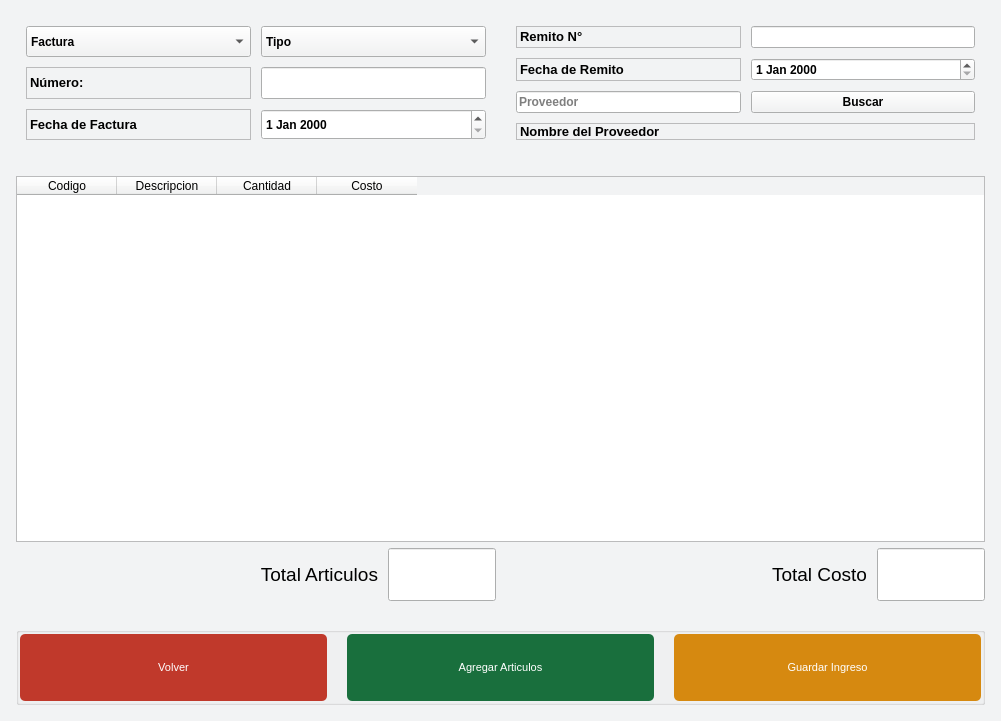
<?xml version="1.0" encoding="UTF-8"?>
<ui version="4.0">
 <class>Form</class>
 <widget class="QWidget" name="Form">
  <property name="geometry">
   <rect>
    <x>0</x>
    <y>0</y>
    <width>1001</width>
    <height>721</height>
   </rect>
  </property>
  <property name="palette">
   <palette>
    <active>
     <colorrole role="WindowText">
      <brush brushstyle="SolidPattern">
       <color alpha="255">
        <red>0</red>
        <green>0</green>
        <blue>0</blue>
       </color>
      </brush>
     </colorrole>
     <colorrole role="Button">
      <brush brushstyle="SolidPattern">
       <color alpha="255">
        <red>242</red>
        <green>243</green>
        <blue>244</blue>
       </color>
      </brush>
     </colorrole>
     <colorrole role="Light">
      <brush brushstyle="SolidPattern">
       <color alpha="255">
        <red>255</red>
        <green>255</green>
        <blue>255</blue>
       </color>
      </brush>
     </colorrole>
     <colorrole role="Midlight">
      <brush brushstyle="SolidPattern">
       <color alpha="255">
        <red>248</red>
        <green>249</green>
        <blue>249</blue>
       </color>
      </brush>
     </colorrole>
     <colorrole role="Dark">
      <brush brushstyle="SolidPattern">
       <color alpha="255">
        <red>121</red>
        <green>121</green>
        <blue>122</blue>
       </color>
      </brush>
     </colorrole>
     <colorrole role="Mid">
      <brush brushstyle="SolidPattern">
       <color alpha="255">
        <red>161</red>
        <green>162</green>
        <blue>163</blue>
       </color>
      </brush>
     </colorrole>
     <colorrole role="Text">
      <brush brushstyle="SolidPattern">
       <color alpha="255">
        <red>0</red>
        <green>0</green>
        <blue>0</blue>
       </color>
      </brush>
     </colorrole>
     <colorrole role="BrightText">
      <brush brushstyle="SolidPattern">
       <color alpha="255">
        <red>255</red>
        <green>255</green>
        <blue>255</blue>
       </color>
      </brush>
     </colorrole>
     <colorrole role="ButtonText">
      <brush brushstyle="SolidPattern">
       <color alpha="255">
        <red>0</red>
        <green>0</green>
        <blue>0</blue>
       </color>
      </brush>
     </colorrole>
     <colorrole role="Base">
      <brush brushstyle="SolidPattern">
       <color alpha="255">
        <red>255</red>
        <green>255</green>
        <blue>255</blue>
       </color>
      </brush>
     </colorrole>
     <colorrole role="Window">
      <brush brushstyle="SolidPattern">
       <color alpha="255">
        <red>242</red>
        <green>243</green>
        <blue>244</blue>
       </color>
      </brush>
     </colorrole>
     <colorrole role="Shadow">
      <brush brushstyle="SolidPattern">
       <color alpha="255">
        <red>0</red>
        <green>0</green>
        <blue>0</blue>
       </color>
      </brush>
     </colorrole>
     <colorrole role="AlternateBase">
      <brush brushstyle="SolidPattern">
       <color alpha="255">
        <red>248</red>
        <green>249</green>
        <blue>249</blue>
       </color>
      </brush>
     </colorrole>
     <colorrole role="ToolTipBase">
      <brush brushstyle="SolidPattern">
       <color alpha="255">
        <red>255</red>
        <green>255</green>
        <blue>220</blue>
       </color>
      </brush>
     </colorrole>
     <colorrole role="ToolTipText">
      <brush brushstyle="SolidPattern">
       <color alpha="255">
        <red>0</red>
        <green>0</green>
        <blue>0</blue>
       </color>
      </brush>
     </colorrole>
    </active>
    <inactive>
     <colorrole role="WindowText">
      <brush brushstyle="SolidPattern">
       <color alpha="255">
        <red>0</red>
        <green>0</green>
        <blue>0</blue>
       </color>
      </brush>
     </colorrole>
     <colorrole role="Button">
      <brush brushstyle="SolidPattern">
       <color alpha="255">
        <red>242</red>
        <green>243</green>
        <blue>244</blue>
       </color>
      </brush>
     </colorrole>
     <colorrole role="Light">
      <brush brushstyle="SolidPattern">
       <color alpha="255">
        <red>255</red>
        <green>255</green>
        <blue>255</blue>
       </color>
      </brush>
     </colorrole>
     <colorrole role="Midlight">
      <brush brushstyle="SolidPattern">
       <color alpha="255">
        <red>248</red>
        <green>249</green>
        <blue>249</blue>
       </color>
      </brush>
     </colorrole>
     <colorrole role="Dark">
      <brush brushstyle="SolidPattern">
       <color alpha="255">
        <red>121</red>
        <green>121</green>
        <blue>122</blue>
       </color>
      </brush>
     </colorrole>
     <colorrole role="Mid">
      <brush brushstyle="SolidPattern">
       <color alpha="255">
        <red>161</red>
        <green>162</green>
        <blue>163</blue>
       </color>
      </brush>
     </colorrole>
     <colorrole role="Text">
      <brush brushstyle="SolidPattern">
       <color alpha="255">
        <red>0</red>
        <green>0</green>
        <blue>0</blue>
       </color>
      </brush>
     </colorrole>
     <colorrole role="BrightText">
      <brush brushstyle="SolidPattern">
       <color alpha="255">
        <red>255</red>
        <green>255</green>
        <blue>255</blue>
       </color>
      </brush>
     </colorrole>
     <colorrole role="ButtonText">
      <brush brushstyle="SolidPattern">
       <color alpha="255">
        <red>0</red>
        <green>0</green>
        <blue>0</blue>
       </color>
      </brush>
     </colorrole>
     <colorrole role="Base">
      <brush brushstyle="SolidPattern">
       <color alpha="255">
        <red>255</red>
        <green>255</green>
        <blue>255</blue>
       </color>
      </brush>
     </colorrole>
     <colorrole role="Window">
      <brush brushstyle="SolidPattern">
       <color alpha="255">
        <red>242</red>
        <green>243</green>
        <blue>244</blue>
       </color>
      </brush>
     </colorrole>
     <colorrole role="Shadow">
      <brush brushstyle="SolidPattern">
       <color alpha="255">
        <red>0</red>
        <green>0</green>
        <blue>0</blue>
       </color>
      </brush>
     </colorrole>
     <colorrole role="AlternateBase">
      <brush brushstyle="SolidPattern">
       <color alpha="255">
        <red>248</red>
        <green>249</green>
        <blue>249</blue>
       </color>
      </brush>
     </colorrole>
     <colorrole role="ToolTipBase">
      <brush brushstyle="SolidPattern">
       <color alpha="255">
        <red>255</red>
        <green>255</green>
        <blue>220</blue>
       </color>
      </brush>
     </colorrole>
     <colorrole role="ToolTipText">
      <brush brushstyle="SolidPattern">
       <color alpha="255">
        <red>0</red>
        <green>0</green>
        <blue>0</blue>
       </color>
      </brush>
     </colorrole>
    </inactive>
    <disabled>
     <colorrole role="WindowText">
      <brush brushstyle="SolidPattern">
       <color alpha="255">
        <red>121</red>
        <green>121</green>
        <blue>122</blue>
       </color>
      </brush>
     </colorrole>
     <colorrole role="Button">
      <brush brushstyle="SolidPattern">
       <color alpha="255">
        <red>242</red>
        <green>243</green>
        <blue>244</blue>
       </color>
      </brush>
     </colorrole>
     <colorrole role="Light">
      <brush brushstyle="SolidPattern">
       <color alpha="255">
        <red>255</red>
        <green>255</green>
        <blue>255</blue>
       </color>
      </brush>
     </colorrole>
     <colorrole role="Midlight">
      <brush brushstyle="SolidPattern">
       <color alpha="255">
        <red>248</red>
        <green>249</green>
        <blue>249</blue>
       </color>
      </brush>
     </colorrole>
     <colorrole role="Dark">
      <brush brushstyle="SolidPattern">
       <color alpha="255">
        <red>121</red>
        <green>121</green>
        <blue>122</blue>
       </color>
      </brush>
     </colorrole>
     <colorrole role="Mid">
      <brush brushstyle="SolidPattern">
       <color alpha="255">
        <red>161</red>
        <green>162</green>
        <blue>163</blue>
       </color>
      </brush>
     </colorrole>
     <colorrole role="Text">
      <brush brushstyle="SolidPattern">
       <color alpha="255">
        <red>121</red>
        <green>121</green>
        <blue>122</blue>
       </color>
      </brush>
     </colorrole>
     <colorrole role="BrightText">
      <brush brushstyle="SolidPattern">
       <color alpha="255">
        <red>255</red>
        <green>255</green>
        <blue>255</blue>
       </color>
      </brush>
     </colorrole>
     <colorrole role="ButtonText">
      <brush brushstyle="SolidPattern">
       <color alpha="255">
        <red>121</red>
        <green>121</green>
        <blue>122</blue>
       </color>
      </brush>
     </colorrole>
     <colorrole role="Base">
      <brush brushstyle="SolidPattern">
       <color alpha="255">
        <red>242</red>
        <green>243</green>
        <blue>244</blue>
       </color>
      </brush>
     </colorrole>
     <colorrole role="Window">
      <brush brushstyle="SolidPattern">
       <color alpha="255">
        <red>242</red>
        <green>243</green>
        <blue>244</blue>
       </color>
      </brush>
     </colorrole>
     <colorrole role="Shadow">
      <brush brushstyle="SolidPattern">
       <color alpha="255">
        <red>0</red>
        <green>0</green>
        <blue>0</blue>
       </color>
      </brush>
     </colorrole>
     <colorrole role="AlternateBase">
      <brush brushstyle="SolidPattern">
       <color alpha="255">
        <red>242</red>
        <green>243</green>
        <blue>244</blue>
       </color>
      </brush>
     </colorrole>
     <colorrole role="ToolTipBase">
      <brush brushstyle="SolidPattern">
       <color alpha="255">
        <red>255</red>
        <green>255</green>
        <blue>220</blue>
       </color>
      </brush>
     </colorrole>
     <colorrole role="ToolTipText">
      <brush brushstyle="SolidPattern">
       <color alpha="255">
        <red>0</red>
        <green>0</green>
        <blue>0</blue>
       </color>
      </brush>
     </colorrole>
    </disabled>
   </palette>
  </property>
  <property name="windowTitle">
   <string>Form</string>
  </property>
  <layout class="QGridLayout" name="gridLayout_2">
   <item row="0" column="0">
    <layout class="QGridLayout" name="gridLayout_5" rowstretch="10,1,70,10,0,15">
     <property name="leftMargin">
      <number>5</number>
     </property>
     <property name="topMargin">
      <number>5</number>
     </property>
     <property name="rightMargin">
      <number>5</number>
     </property>
     <property name="bottomMargin">
      <number>5</number>
     </property>
     <property name="horizontalSpacing">
      <number>10</number>
     </property>
     <item row="4" column="0" colspan="4">
      <spacer name="horizontalSpacer">
       <property name="orientation">
        <enum>Qt::Horizontal</enum>
       </property>
       <property name="sizeHint" stdset="0">
        <size>
         <width>40</width>
         <height>20</height>
        </size>
       </property>
      </spacer>
     </item>
     <item row="5" column="0" colspan="4">
      <widget class="QGroupBox" name="groupBox">
       <property name="title">
        <string/>
       </property>
       <layout class="QGridLayout" name="gridLayout">
        <property name="leftMargin">
         <number>1</number>
        </property>
        <property name="topMargin">
         <number>1</number>
        </property>
        <property name="rightMargin">
         <number>1</number>
        </property>
        <property name="bottomMargin">
         <number>1</number>
        </property>
        <property name="horizontalSpacing">
         <number>20</number>
        </property>
        <item row="0" column="0">
         <widget class="QPushButton" name="btn_volver">
          <property name="sizePolicy">
           <sizepolicy hsizetype="Expanding" vsizetype="Expanding">
            <horstretch>0</horstretch>
            <verstretch>0</verstretch>
           </sizepolicy>
          </property>
          <property name="styleSheet">
           <string notr="true">#btn_volver{
	background-color: #C0392B ;
	color: #ffffff;
	font-family: 'Ariall';
	font-size: 11px;
	border-radius: 5px;
	}

#btn_volver:hover{
	background-color: #DF013A;
	}</string>
          </property>
          <property name="text">
           <string>Volver</string>
          </property>
          <property name="icon">
           <iconset>
            <normaloff>../ico/home.ico</normaloff>../ico/home.ico</iconset>
          </property>
          <property name="iconSize">
           <size>
            <width>40</width>
            <height>40</height>
           </size>
          </property>
         </widget>
        </item>
        <item row="0" column="1">
         <widget class="QPushButton" name="btn_ingresar">
          <property name="sizePolicy">
           <sizepolicy hsizetype="Expanding" vsizetype="Expanding">
            <horstretch>0</horstretch>
            <verstretch>0</verstretch>
           </sizepolicy>
          </property>
          <property name="styleSheet">
           <string notr="true">#btn_ingresar{
	background-color: #196F3D;
	color: #ffffff;
	font-family: 'Ariall';
	font-size: 11px;
	border-radius: 5px;
	}

#btn_ingresar:hover{
	background-color: #04B431;
	}</string>
          </property>
          <property name="text">
           <string>Agregar Articulos</string>
          </property>
          <property name="icon">
           <iconset>
            <normaloff>../ico/insert_to_shopping_cart.ico</normaloff>../ico/insert_to_shopping_cart.ico</iconset>
          </property>
          <property name="iconSize">
           <size>
            <width>40</width>
            <height>40</height>
           </size>
          </property>
         </widget>
        </item>
        <item row="0" column="2">
         <widget class="QPushButton" name="btn_guardar">
          <property name="sizePolicy">
           <sizepolicy hsizetype="Expanding" vsizetype="Expanding">
            <horstretch>0</horstretch>
            <verstretch>0</verstretch>
           </sizepolicy>
          </property>
          <property name="styleSheet">
           <string notr="true">#btn_guardar{
	background-color: #D68910  ;
	color: #ffffff;
	font-family: 'Ariall';
	font-size: 11px;
	border-radius: 5px;
	}

#btn_guardar:hover{
	background-color: #F1C40F ;
	}</string>
          </property>
          <property name="text">
           <string>Guardar Ingreso</string>
          </property>
          <property name="icon">
           <iconset>
            <normaloff>../ico/save.ico</normaloff>../ico/save.ico</iconset>
          </property>
          <property name="iconSize">
           <size>
            <width>40</width>
            <height>40</height>
           </size>
          </property>
         </widget>
        </item>
       </layout>
      </widget>
     </item>
     <item row="3" column="2">
      <widget class="QLabel" name="label_2">
       <property name="font">
        <font>
         <pointsize>14</pointsize>
         <weight>50</weight>
         <bold>false</bold>
        </font>
       </property>
       <property name="text">
        <string>Total Costo</string>
       </property>
       <property name="alignment">
        <set>Qt::AlignRight|Qt::AlignTrailing|Qt::AlignVCenter</set>
       </property>
      </widget>
     </item>
     <item row="0" column="0" colspan="2">
      <layout class="QGridLayout" name="gridLayout_3">
       <property name="leftMargin">
        <number>10</number>
       </property>
       <property name="topMargin">
        <number>10</number>
       </property>
       <property name="rightMargin">
        <number>10</number>
       </property>
       <property name="bottomMargin">
        <number>10</number>
       </property>
       <property name="spacing">
        <number>10</number>
       </property>
       <item row="2" column="0">
        <widget class="QLabel" name="label_4">
         <property name="sizePolicy">
          <sizepolicy hsizetype="Expanding" vsizetype="Expanding">
           <horstretch>0</horstretch>
           <verstretch>0</verstretch>
          </sizepolicy>
         </property>
         <property name="font">
          <font>
           <family>System</family>
           <pointsize>10</pointsize>
           <weight>75</weight>
           <bold>true</bold>
          </font>
         </property>
         <property name="frameShape">
          <enum>QFrame::StyledPanel</enum>
         </property>
         <property name="frameShadow">
          <enum>QFrame::Sunken</enum>
         </property>
         <property name="text">
          <string>&lt;html&gt;&lt;head/&gt;&lt;body&gt;&lt;p&gt;Fecha de Factura&lt;/p&gt;&lt;/body&gt;&lt;/html&gt;</string>
         </property>
        </widget>
       </item>
       <item row="0" column="0">
        <widget class="QComboBox" name="comboBox">
         <property name="sizePolicy">
          <sizepolicy hsizetype="Expanding" vsizetype="Expanding">
           <horstretch>0</horstretch>
           <verstretch>0</verstretch>
          </sizepolicy>
         </property>
         <property name="font">
          <font>
           <family>System</family>
           <weight>75</weight>
           <bold>true</bold>
          </font>
         </property>
         <item>
          <property name="text">
           <string>Factura</string>
          </property>
         </item>
         <item>
          <property name="text">
           <string>Remito</string>
          </property>
         </item>
         <item>
          <property name="text">
           <string>Factura y Remito</string>
          </property>
         </item>
        </widget>
       </item>
       <item row="1" column="1">
        <widget class="QLineEdit" name="lineEdit_16">
         <property name="sizePolicy">
          <sizepolicy hsizetype="Expanding" vsizetype="Expanding">
           <horstretch>0</horstretch>
           <verstretch>0</verstretch>
          </sizepolicy>
         </property>
         <property name="font">
          <font>
           <family>System</family>
           <weight>75</weight>
           <bold>true</bold>
          </font>
         </property>
         <property name="mouseTracking">
          <bool>false</bool>
         </property>
         <property name="frame">
          <bool>true</bool>
         </property>
         <property name="placeholderText">
          <string/>
         </property>
        </widget>
       </item>
       <item row="1" column="0">
        <widget class="QLabel" name="label_20">
         <property name="sizePolicy">
          <sizepolicy hsizetype="Expanding" vsizetype="Expanding">
           <horstretch>0</horstretch>
           <verstretch>0</verstretch>
          </sizepolicy>
         </property>
         <property name="font">
          <font>
           <family>System</family>
           <pointsize>10</pointsize>
           <weight>75</weight>
           <bold>true</bold>
          </font>
         </property>
         <property name="frameShape">
          <enum>QFrame::StyledPanel</enum>
         </property>
         <property name="frameShadow">
          <enum>QFrame::Sunken</enum>
         </property>
         <property name="text">
          <string>&lt;html&gt;&lt;head/&gt;&lt;body&gt;&lt;p&gt;Número:&lt;/p&gt;&lt;/body&gt;&lt;/html&gt;</string>
         </property>
        </widget>
       </item>
       <item row="0" column="1">
        <widget class="QComboBox" name="comboBox_2">
         <property name="sizePolicy">
          <sizepolicy hsizetype="Expanding" vsizetype="Expanding">
           <horstretch>0</horstretch>
           <verstretch>0</verstretch>
          </sizepolicy>
         </property>
         <property name="font">
          <font>
           <family>System</family>
           <weight>75</weight>
           <bold>true</bold>
          </font>
         </property>
         <item>
          <property name="text">
           <string>Tipo</string>
          </property>
         </item>
         <item>
          <property name="text">
           <string>A</string>
          </property>
         </item>
         <item>
          <property name="text">
           <string>B</string>
          </property>
         </item>
         <item>
          <property name="text">
           <string>C</string>
          </property>
         </item>
         <item>
          <property name="text">
           <string>R</string>
          </property>
         </item>
        </widget>
       </item>
       <item row="2" column="1">
        <widget class="QDateEdit" name="dateEdit_7">
         <property name="sizePolicy">
          <sizepolicy hsizetype="Expanding" vsizetype="Expanding">
           <horstretch>0</horstretch>
           <verstretch>0</verstretch>
          </sizepolicy>
         </property>
         <property name="font">
          <font>
           <family>System</family>
           <weight>75</weight>
           <bold>true</bold>
          </font>
         </property>
        </widget>
       </item>
      </layout>
     </item>
     <item row="3" column="1">
      <widget class="QLineEdit" name="lineEdit">
       <property name="sizePolicy">
        <sizepolicy hsizetype="Fixed" vsizetype="Expanding">
         <horstretch>0</horstretch>
         <verstretch>0</verstretch>
        </sizepolicy>
       </property>
      </widget>
     </item>
     <item row="3" column="3">
      <widget class="QLineEdit" name="lineEdit_2">
       <property name="sizePolicy">
        <sizepolicy hsizetype="Fixed" vsizetype="Expanding">
         <horstretch>0</horstretch>
         <verstretch>0</verstretch>
        </sizepolicy>
       </property>
      </widget>
     </item>
     <item row="0" column="2" colspan="2">
      <layout class="QGridLayout" name="gridLayout_4">
       <property name="leftMargin">
        <number>10</number>
       </property>
       <property name="topMargin">
        <number>10</number>
       </property>
       <property name="rightMargin">
        <number>10</number>
       </property>
       <property name="bottomMargin">
        <number>10</number>
       </property>
       <property name="spacing">
        <number>10</number>
       </property>
       <item row="1" column="0">
        <widget class="QLabel" name="label_16">
         <property name="sizePolicy">
          <sizepolicy hsizetype="Expanding" vsizetype="Expanding">
           <horstretch>0</horstretch>
           <verstretch>0</verstretch>
          </sizepolicy>
         </property>
         <property name="font">
          <font>
           <family>System</family>
           <pointsize>10</pointsize>
           <weight>75</weight>
           <bold>true</bold>
          </font>
         </property>
         <property name="frameShape">
          <enum>QFrame::StyledPanel</enum>
         </property>
         <property name="frameShadow">
          <enum>QFrame::Sunken</enum>
         </property>
         <property name="text">
          <string>&lt;html&gt;&lt;head/&gt;&lt;body&gt;&lt;p&gt;Fecha de Remito&lt;/p&gt;&lt;/body&gt;&lt;/html&gt;</string>
         </property>
        </widget>
       </item>
       <item row="0" column="0">
        <widget class="QLabel" name="label_21">
         <property name="sizePolicy">
          <sizepolicy hsizetype="Expanding" vsizetype="Expanding">
           <horstretch>0</horstretch>
           <verstretch>0</verstretch>
          </sizepolicy>
         </property>
         <property name="font">
          <font>
           <family>System</family>
           <pointsize>10</pointsize>
           <weight>75</weight>
           <bold>true</bold>
          </font>
         </property>
         <property name="frameShape">
          <enum>QFrame::StyledPanel</enum>
         </property>
         <property name="frameShadow">
          <enum>QFrame::Sunken</enum>
         </property>
         <property name="text">
          <string>&lt;html&gt;&lt;head/&gt;&lt;body&gt;&lt;p&gt;Remito N°&lt;/p&gt;&lt;/body&gt;&lt;/html&gt;</string>
         </property>
        </widget>
       </item>
       <item row="0" column="1">
        <widget class="QLineEdit" name="lineEdit_17">
         <property name="sizePolicy">
          <sizepolicy hsizetype="Expanding" vsizetype="Expanding">
           <horstretch>0</horstretch>
           <verstretch>0</verstretch>
          </sizepolicy>
         </property>
         <property name="font">
          <font>
           <family>System</family>
           <weight>75</weight>
           <bold>true</bold>
          </font>
         </property>
         <property name="mouseTracking">
          <bool>false</bool>
         </property>
         <property name="frame">
          <bool>true</bool>
         </property>
         <property name="placeholderText">
          <string/>
         </property>
        </widget>
       </item>
       <item row="1" column="1">
        <widget class="QDateEdit" name="dateEdit_5">
         <property name="sizePolicy">
          <sizepolicy hsizetype="Expanding" vsizetype="Expanding">
           <horstretch>0</horstretch>
           <verstretch>0</verstretch>
          </sizepolicy>
         </property>
         <property name="font">
          <font>
           <family>System</family>
           <weight>75</weight>
           <bold>true</bold>
          </font>
         </property>
        </widget>
       </item>
       <item row="2" column="0">
        <widget class="QLineEdit" name="lineEdit_13">
         <property name="sizePolicy">
          <sizepolicy hsizetype="Expanding" vsizetype="Expanding">
           <horstretch>0</horstretch>
           <verstretch>0</verstretch>
          </sizepolicy>
         </property>
         <property name="font">
          <font>
           <family>System</family>
           <weight>75</weight>
           <bold>true</bold>
          </font>
         </property>
         <property name="mouseTracking">
          <bool>false</bool>
         </property>
         <property name="frame">
          <bool>true</bool>
         </property>
         <property name="placeholderText">
          <string>Proveedor</string>
         </property>
        </widget>
       </item>
       <item row="3" column="0" colspan="2">
        <widget class="QLabel" name="label_22">
         <property name="sizePolicy">
          <sizepolicy hsizetype="Expanding" vsizetype="Expanding">
           <horstretch>0</horstretch>
           <verstretch>0</verstretch>
          </sizepolicy>
         </property>
         <property name="font">
          <font>
           <family>System</family>
           <pointsize>10</pointsize>
           <weight>75</weight>
           <bold>true</bold>
          </font>
         </property>
         <property name="frameShape">
          <enum>QFrame::StyledPanel</enum>
         </property>
         <property name="frameShadow">
          <enum>QFrame::Sunken</enum>
         </property>
         <property name="text">
          <string>&lt;html&gt;&lt;head/&gt;&lt;body&gt;&lt;p&gt;Nombre del Proveedor&lt;/p&gt;&lt;/body&gt;&lt;/html&gt;</string>
         </property>
        </widget>
       </item>
       <item row="2" column="1">
        <widget class="QPushButton" name="pushButton_8">
         <property name="sizePolicy">
          <sizepolicy hsizetype="Expanding" vsizetype="Expanding">
           <horstretch>0</horstretch>
           <verstretch>0</verstretch>
          </sizepolicy>
         </property>
         <property name="font">
          <font>
           <family>System</family>
           <weight>75</weight>
           <bold>true</bold>
          </font>
         </property>
         <property name="text">
          <string>Buscar</string>
         </property>
         <property name="icon">
          <iconset>
           <normaloff>C:/Users/Tesoreria/.designer/backup/ico/search.png</normaloff>C:/Users/Tesoreria/.designer/backup/ico/search.png</iconset>
         </property>
         <property name="iconSize">
          <size>
           <width>25</width>
           <height>25</height>
          </size>
         </property>
        </widget>
       </item>
      </layout>
     </item>
     <item row="3" column="0">
      <widget class="QLabel" name="label">
       <property name="font">
        <font>
         <pointsize>14</pointsize>
         <weight>50</weight>
         <bold>false</bold>
        </font>
       </property>
       <property name="text">
        <string>Total Articulos</string>
       </property>
       <property name="alignment">
        <set>Qt::AlignRight|Qt::AlignTrailing|Qt::AlignVCenter</set>
       </property>
      </widget>
     </item>
     <item row="2" column="0" colspan="4">
      <widget class="QTableWidget" name="tableWidget">
       <column>
        <property name="text">
         <string>Codigo</string>
        </property>
       </column>
       <column>
        <property name="text">
         <string>Descripcion</string>
        </property>
       </column>
       <column>
        <property name="text">
         <string>Cantidad</string>
        </property>
       </column>
       <column>
        <property name="text">
         <string>Costo</string>
        </property>
       </column>
      </widget>
     </item>
     <item row="1" column="0" colspan="4">
      <spacer name="horizontalSpacer_2">
       <property name="orientation">
        <enum>Qt::Horizontal</enum>
       </property>
       <property name="sizeHint" stdset="0">
        <size>
         <width>40</width>
         <height>20</height>
        </size>
       </property>
      </spacer>
     </item>
    </layout>
   </item>
  </layout>
 </widget>
 <resources/>
 <connections/>
</ui>
